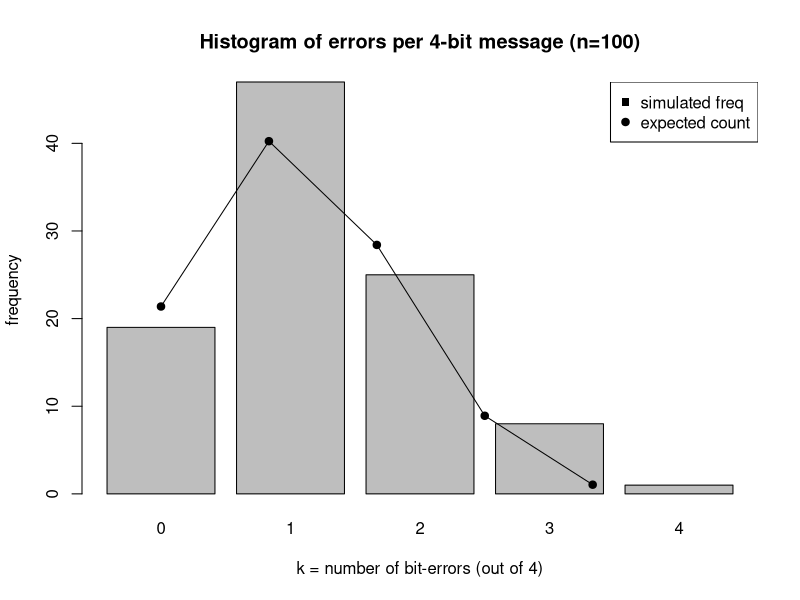
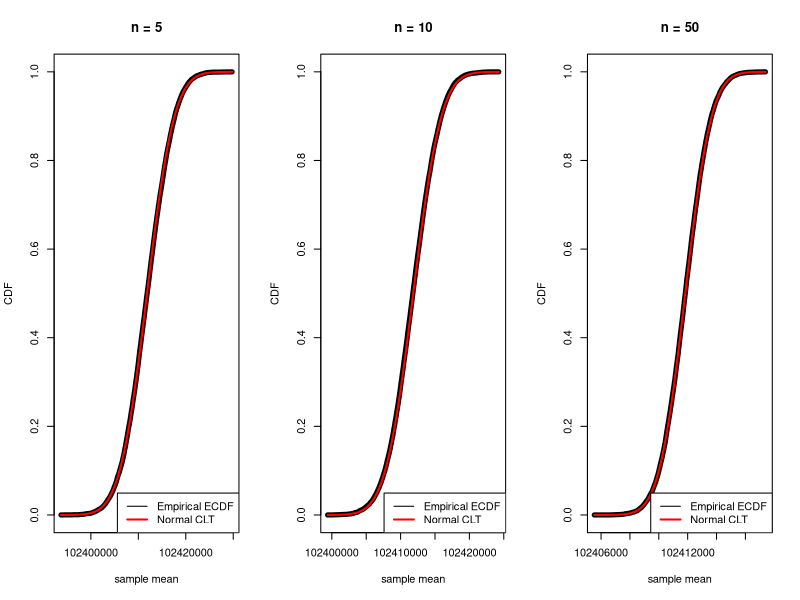
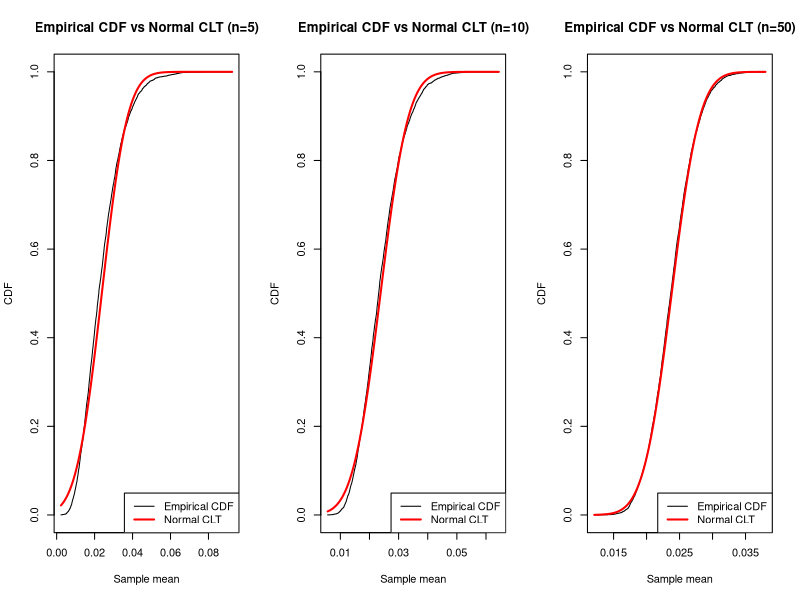
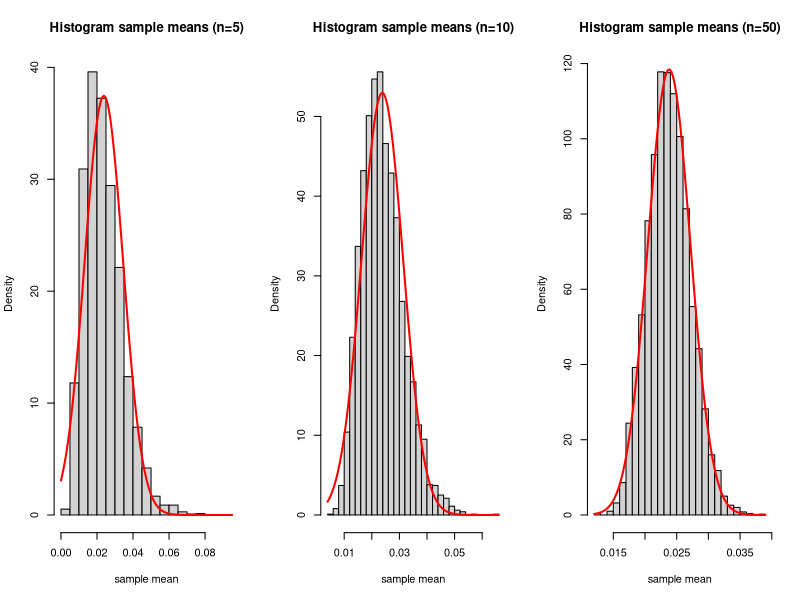
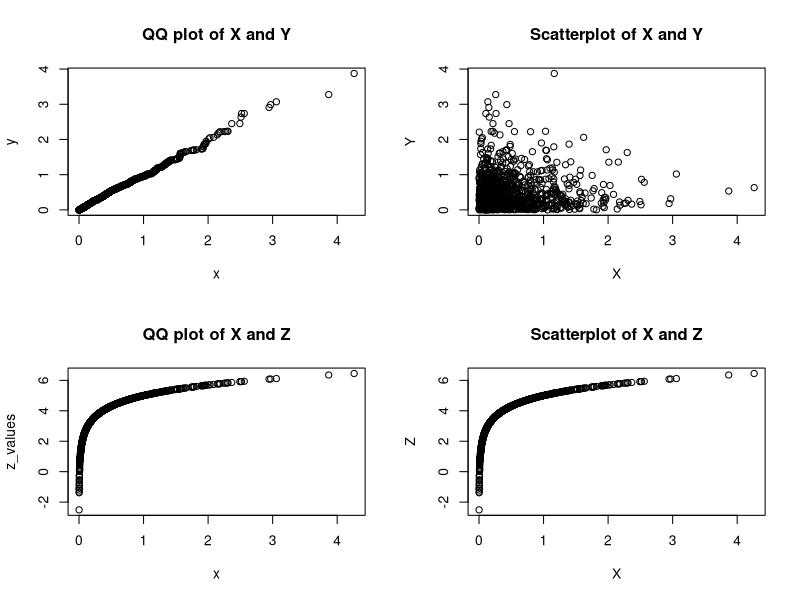

Here is the R script that generated these plots, in order:
## ---- chunk 1

id <- 32

set.seed(id)
p <- id/100
# matrices G and H
G <- matrix(c(1, 1, 1, 0, 0, 0, 0,
		      1, 0, 0, 1, 1, 0, 0,
		      0, 1, 0, 1, 0, 1, 0,
		      1, 1, 0, 1, 0, 0, 1),
            nrow = 4, byrow = TRUE)
H <- t(matrix(c(1, 0, 1, 0, 1, 0, 1,
		        0, 1, 1, 0, 0, 1, 1,
		        0, 0, 0, 1, 1, 1, 1),
            nrow = 3, byrow = TRUE))
# cat("The matrix G is: \n")
#G
#cat("The matrix H is: \n")
#H
#cat("The product GH must be zero: \n")
#(G%*%H) %%2
## ---- chunk 2
# generate N messages
n <- 100
message_generator <- function(N) {
  matrix(sample(c(0,1), 4*N, replace = TRUE), nrow = N)
}
messages <- message_generator(n)
codewords <- (messages %*% G) %% 2
## ---- chunk 3
#  errors <- ...
# errors <- t(replicate(n, sample(c(0,1), prob = c(1-p,p), size = 7, replace = T)));
# errors <- matrix(sample(c(0,1), prob = c(1-p,p), size = 7*n, replace = T), nrow = n)
# errors

# errors_count <- rpois(7, p)  # number of corruptions per bit
# errors <- errors_count %% 2        # 1 if odd (flipped), 0 if even
# data.frame(errors_count, errors)

# errors <- t(replicate(n, rpois(7, p) %% 2))
errors <- t(replicate(n, rbinom(7, 1, p)))

#  received <-
received <- xor(codewords, errors) * 1 # * 1 -- to convert TRUE and FALSE to 1 and 0

## ---- chunk 4
z <- received %*% H %% 2

# function to map syndrome (z1,z2,z3) to position 0..7
syndrome_to_pos <- function(zvec) {
  # zvec is length-3 vector (z1,z2,z3), bit order matches definition:
  # position = z1 + 2*z2 + 4*z3
  pos <- zvec[1] + 2*zvec[2] + 4*zvec[3]
  return(pos)   # 0 means "no single-bit error detected"
}
corrected <- received  # start with received, then flip where needed
for(i in 1:n) {
  pos <- syndrome_to_pos(as.integer(z[i, ]))
  if(pos >= 1 && pos <= 7) {
    corrected[i, pos] <- (corrected[i, pos] + 1) %% 2
  }
}

# now decode: m* = (r3 r5 r6 r7) as given
decoded <- cbind(corrected[,3], corrected[,5], corrected[,6], corrected[,7])

# success indicator: compare decoded message to original messages
success <- apply(decoded == messages, 1, all)   # TRUE if all 4 bits recovered
success_num <- as.integer(success)

# estimate p* and standard error & 95% CI using CLT
p_hat <- mean(success_num)

p_hat
## ---- chunk 5
sd <- sqrt(p_hat*(1 - p_hat) / n)
sd
mse <- sd^2

c(p_hat - 2*sd, p_hat + 2*sd)
## ---- chunk 6
epsilon <- 0.03
N_approx <- p_hat * (1-p_hat) * 1.96^2 / epsilon^2
N_approx
## ---- chunk 7
# simulate n independent 4-bit messages and count errors per message
errors_per_msg <- replicate(n, sum(rbinom(4, size = 1, prob = p)))
# frequency table for k=0..4
tab <- table(factor(errors_per_msg, levels = 0:4))
tab

# plot histogram (barplot of frequencies) and overlay expected probabilities scaled by n
barplot(tab, names.arg = 0:4, xlab = "k = number of bit-errors (out of 4)",
        ylab = "frequency", main = paste("Histogram of errors per 4-bit message (n=", n, ")", sep=""))
expected_probs <- dbinom(0:4, size = 4, prob = p)
expected_counts <- expected_probs * n
points(0:4 + 0.7, expected_counts, pch = 19)   # plot expected counts as points
lines(x = 0:4 + 0.7, y = expected_counts)       # connect them
legend("topright", legend = c("simulated freq", "expected count"),
       pch = c(15,19), col = c("black","black"))

## ---- chunk 8
lambda <- log(2)/(30.1*365*24*3600)
lambda
## ---- chunk 9

m <- id * 1e-6
M <- 136.9
Na <- 6e23
N <- m*Na/M
mu <- N * lambda
K <- 20e3
n <- 5
n_cases <- c(5, 10, 50)
sim_sample_mean <- function(n, mu) {
  x <- rpois(n, lambda = mu)
  mean(x)
}
for (n in n_cases) {
  xvec <- rpois(n, lambda = mu)
  s_mean <- mean(xvec)
  cat("n =", n, ": sample x =", paste(round(xvec, 0), collapse = ", "), "; sample mean =", round(s_mean, 6), "\n")
}
## ---- chunk 10
results <- list()
summary_table <- data.frame(
  n = numeric(),
  mean_of_means = numeric(),
  var_of_means = numeric(),
  stringsAsFactors = FALSE
)

for (n in n_cases) {
  s <- numeric(K)
  for (i in seq_len(K)) s[i] <- sim_sample_mean(n, mu)

  results[[as.character(n)]] <- list(
    n = n,
    s = s,
    ecdf_fun = ecdf(s)
  )

  summary_table <- rbind(
    summary_table,
    data.frame(
      n = n,
      mean_of_means = mean(s),
      var_of_means = var(s)
    )
  )
}

print(summary_table, row.names = FALSE)
## ---- chunk 11
par(mfrow = c(1,3))
for (n in n_cases) {
  s <- results[[as.character(n)]]$s
  s_sorted <- sort(s)
  ecdf_vals <- results[[as.character(n)]]$ecdf_fun(s_sorted)
  mu_clt <- mu
  sd_clt <- sqrt(mu / n)
  normal_cdf_vals <- pnorm(s_sorted, mean = mu_clt, sd = sd_clt)
  # plot ECDF (step) and theoretical normal CDF (red)
  plot(s_sorted, ecdf_vals, type = "s", ylim = c(0,1),
       main = paste("n =", n), xlab = "sample mean", ylab = "CDF",
       lwd=5)
  lines(s_sorted, normal_cdf_vals, col = "red", lwd = 2)
  legend("bottomright", legend = c("Empirical ECDF", "Normal CLT"), col = c("black","red"), lwd = c(1,2))
}
par(mfrow = c(1,1))
## ---- chunk 12
max_distance <- data.frame(n = integer(), D = numeric(), stringsAsFactors = FALSE)
for (n in n_cases) {
  s <- results[[as.character(n)]]$s
  s_sorted <- sort(s)
  ecdf_vals <- results[[as.character(n)]]$ecdf_fun(s_sorted)
  normal_cdf_vals <- pnorm(s_sorted, mean = mu, sd = sqrt(mu / n))
  D <- max(abs(ecdf_vals - normal_cdf_vals))
  max_distance <- rbind(max_distance, data.frame(n = n, D = D))
  cat("n =", n, ": max D =", round(D, 6), "\n")
}
## ---- chunk 13
    p_target <- 0.95
    critical_value <- 8e8
    n_markov <- (1-p_target) * critical_value / mu
## ---- chunk 14

    f_chernoff_log <- function(n, mu_param, k_param, log_p) {
      lambda_n <- n * mu_param
      log_lhs <- (k_param - lambda_n) + k_param * (log(lambda_n) - log(k_param))
      return(log_lhs - log_p)
    }

    max_n_domain <- critical_value / mu
    upper_bound <- max_n_domain - 1e-6
    solution <- uniroot(
      f_chernoff_log,
      interval = c(1, upper_bound),
      mu_param = mu,
      k_param = critical_value,
      log_p = log(1 - p_target)
    )
    n_chernoff <- solution$root
## ---- chunk 15
    f_clt <- function(n) {
      pnorm((critical_value - n * mu) / sqrt(n * mu)) - p_target
    }
    n_clt <- uniroot(f_clt, c(1, 1000))$root
## ---- chunk 16
n_cases <- c(n_markov, n_chernoff, n_clt, 8)
results <- data.frame(
  Method = c("Markov", "Chernoff", "CLT", "8"),
  n_theoretical = n_cases,
  empirical_p = NA
)

for (i in seq_along(n_cases)) {
  n <- n_cases[i]
  s <- replicate(K, sum(rpois(n, lambda = mu)))
  p_emp <- mean(s < critical_value)
  results$empirical_p[i] <- p_emp
}

# === Part 4: Output ===

print(results, row.names = FALSE)
## ---- chunk 17
s_vec <- numeric(K)

for (i in seq_len(K)) {
  x <- rpois(n, lambda = mu)
  s_vec[i] <- sum(x)
}

p_empirical <- mean(s_vec < critical_value)

cat("Empirical probability P(S < 8e8) =", round(p_empirical, 4), "\n")
## ---- chunk 18
nu1 <- id + 10

K <- 5000
true_mean <- 1 / nu1
true_var  <- 1 / (nu1^2)

simulate_clt <- function(n, K = 5000, dist = rexp, dist_params = list(rate = nu1)) {
  s <- numeric(K)
  for (i in seq_len(K)) {
    x <- do.call(dist, c(list(n = n), dist_params))
    s[i] <- mean(x)
  }
  list(n = n, s = s)
}
results_n5  <- simulate_clt(5,  K = K)
results_n10 <- simulate_clt(10, K = K)
results_n50 <- simulate_clt(50, K = K)
## ---- chunk 19
calculate_clt_params <- function(res, true_mean, true_var) {
  xs <- sort(res$s)
  ecdf_s <- ecdf(res$s)
  mu_clt <- true_mean
  sigma_clt <- sqrt(true_var / res$n)

  normal_cdf_vals <- pnorm(xs, mean = mu_clt, sd = sigma_clt)
  ecdf_vals <- ecdf_s(xs)
  D <- max(abs(ecdf_vals - normal_cdf_vals))

  c(res, list(xs = xs, ecdf_vals = ecdf_vals,
              normal_cdf_vals = normal_cdf_vals, D = D,
              mu_clt = mu_clt, sigma_clt = sigma_clt))
}

results_n5  <- calculate_clt_params(results_n5,  true_mean, true_var)
results_n10 <- calculate_clt_params(results_n10, true_mean, true_var)
results_n50 <- calculate_clt_params(results_n50, true_mean, true_var)

cat("n=5:  D =", round(results_n5$D, 4), "\n")
cat("n=10: D =", round(results_n10$D, 4), "\n")
cat("n=50: D =", round(results_n50$D, 4), "\n\n")

## ---- chunk 20
plot_ecdf_vs_normal <- function(res) {
  plot(res$xs, res$ecdf_vals, type = "s", ylim = c(0,1),
       xlab = "Sample mean", ylab = "CDF",
       main = paste("Empirical CDF vs Normal CLT (n=", res$n, ")", sep=""))
  lines(res$xs, res$normal_cdf_vals, col = "red", lwd = 2)
  legend("bottomright", legend = c("Empirical CDF", "Normal CLT"),
         col = c("black", "red"), lwd = c(1,2))
}

hist_with_normal <- function(res) {
  h <- hist(res$s, breaks = 30, plot = FALSE)
  plot(h, freq = FALSE, main = paste("Histogram sample means (n=", res$n, ")", sep=""), xlab = "sample mean")
  curve(dnorm(x, mean = res$mu_clt, sd = res$sigma_clt), add = TRUE, lwd = 2, col = "red")
}

par(mfrow = c(1,3))
plot_ecdf_vs_normal(results_n5)
plot_ecdf_vs_normal(results_n10)
plot_ecdf_vs_normal(results_n50)
par(mfrow = c(1,1))

par(mfrow = c(1,3))
hist_with_normal(results_n5)
hist_with_normal(results_n10)
hist_with_normal(results_n50)
par(mfrow = c(1,1))
## ---- chunk 21
    N_markov <- 100/(0.95*nu1)
    cat("Markov bound => max N (integer) =", N_markov, " (using nu1 =", nu1, ")\n")
## ---- chunk 22
    f <- function(N) {
      nu <- 42 * N
      log_lhs <- 100 * (log(nu) - log(100)) + 100 - nu
      return(exp(log_lhs) - 0.05)
    }
    solution <- uniroot(f, interval = c(1, 2))
    N_chernoff <- solution$root
## ---- chunk 23
    p_threshold <- 0.05
    z_score <- qnorm(p_threshold)
    nu_max <- 100 + sqrt(100) * z_score
    N_max_continuous <- nu_max / nu1
    N_clt <- N_max_continuous
## ---- chunk 24
cat("Lambda (mean counts in 60s) thresholds:\n",
    "Markov:", N_markov, "\n",
    "Chernoff:", N_chernoff, "\n",
    "CLT:", N_clt, "\n\n")
## ---- chunk 25
simulate_probability_safe <- function(N, trials = 20000) {
  nu <- N * nu1
  S_values <- rgamma(trials, shape = 100, rate = nu)
  safe_events <- (S_values >= 1)
  mean(safe_events)
}

candidates <- unique(c(floor(N_markov), floor(N_chernoff),
                       N_markov + 1, N_chernoff + 1, N_clt + 1, 2))
candidates <- candidates[candidates >= 0]


sim_results <- sapply(candidates, function(N) simulate_probability_safe(N, trials = 20000))
results_table <- data.frame(
  Candidate_N = candidates,
  Probability = round(sim_results, 4),
  row.names = NULL)
print(results_table)

simulate_S_times <- function(N, trials = 10000) {
  nu <- nu1 * N
  svals <- rgamma(trials, shape = 100, rate = nu)
  mean(svals > 1)
}

N_test <- 2
prob_safe_S <- simulate_S_times(N_test, trials = 20000)
cat("Probability (S >= 1) for N =", 2, "estimated =", round(prob_safe_S,4),
    " -> this is the prob that 100 clicks take longer than 60s (so <=99 clicks in 60s).\n")
## ---- chunk 26
N_predicted <- 2
nu_predicted <- N_predicted * nu1

s <- rgamma(K, shape = 100, rate = nu_predicted)

print(head(s))
## ---- chunk 27
safe_events <- (s >= 1)

estimated_prob <- mean(safe_events)

desired_level <- 0.95

cat(sprintf("Estimated probability P(S >= 1): %.4f\n", estimated_prob))
cat(sprintf("Desired probablity level: %.4f\n", desired_level))
## ---- chunk 28
        mu <- id
        sigma <- 2*id + 7
        N <- 100

        x <- rnorm(N, mean = mu, sd = sqrt(sigma))
        y <- 1/x

        x_bar <- mean(x)
        y_bar <- mean(y)

        x_bar
        y_bar
## ---- chunk 29
        lambda <- 2
        z = function(x) { log(x) + 5 }
        N <- 1000
        x <- rexp(N, rate = lambda)
        y <- rexp(N, rate = lambda)
        z_values <- z(x)
        par(mfrow=c(2,2))
        qqplot(x, y, main = "QQ plot of X and Y")
        plot(x, y, main = "Scatterplot of X and Y", xlab =
                "X", ylab = "Y")
        qqplot(x, z_values, main = "QQ plot of X and Z")
        plot(x, z_values, main = "Scatterplot of X and Z", xlab
                = "X", ylab = "Z")
## ---- chunk 30
        n_sim <- 100 # Renamed from 'n' to avoid conflict with n=3 trials
        x_sim <- rbinom(n_sim, size = 3, prob = 0.5)
        x_bar <- mean(x_sim)
        s2 <- var(x_sim)

        cat("Theoretical E[X]:", 1.5, "\n")
        cat("Simulation (x_bar):", x_bar, "\n")
        cat("Theoretical Var(X):", 0.75, "\n")
        cat("Simulation (s2):", s2, "\n")
## ---- chunk 31
        y_sim <- 0.5 * x_sim - 1
        y_bar <- mean(y_sim)
        s2_y <- var(y_sim)

        cat("Theoretical E[Y]:", -0.25, "\n")
        cat("Simulation (y_bar):", y_bar, "\n")
        cat("Theoretical Var(Y):", 0.1875, "\n")
        cat("Simulation (s2_y):", s2_y, "\n")
